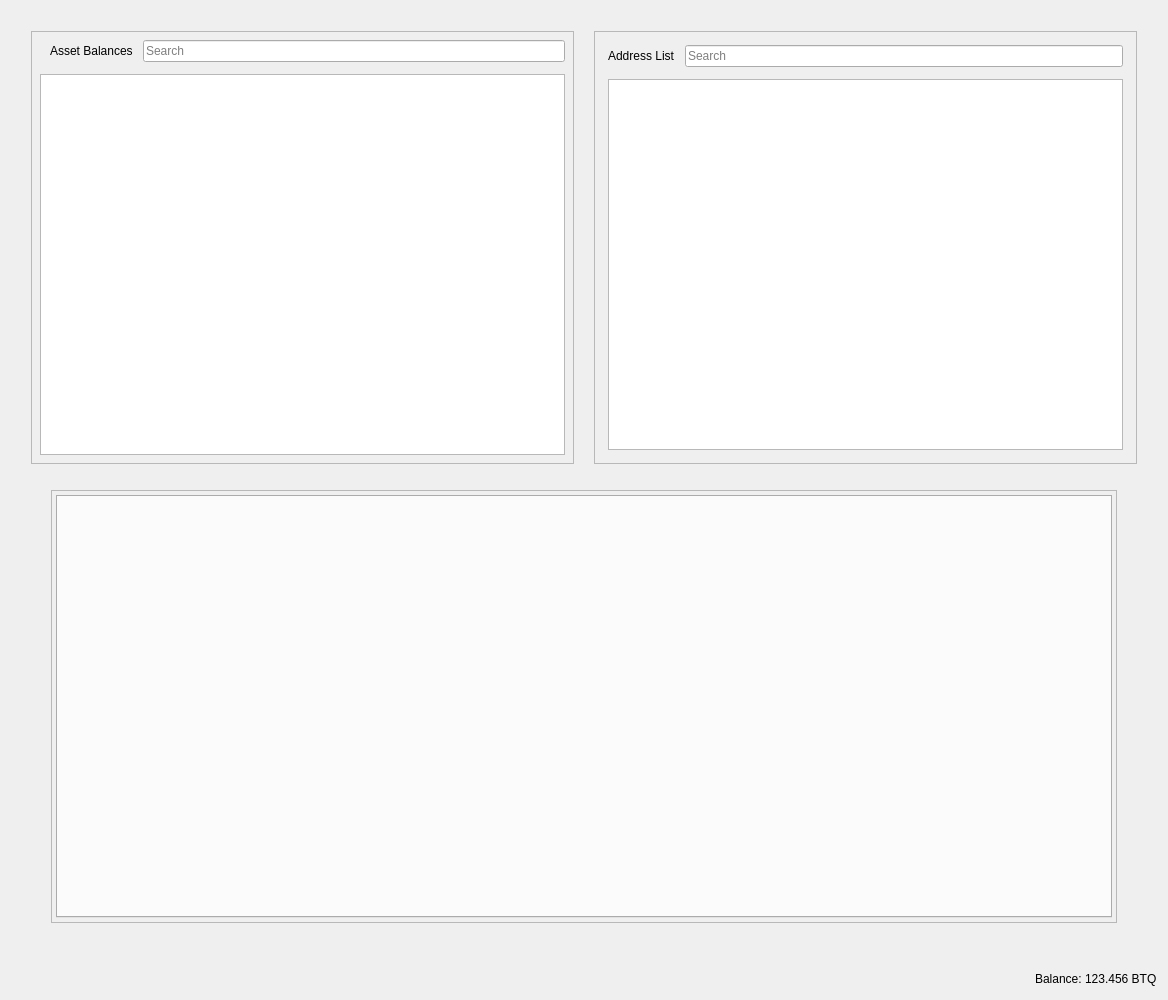
<?xml version="1.0" encoding="UTF-8"?>
<ui version="4.0">
 <class>RestrictedAssetsDialog</class>
 <widget class="QDialog" name="RestrictedAssetsDialog">
  <property name="geometry">
   <rect>
    <x>0</x>
    <y>0</y>
    <width>1168</width>
    <height>1000</height>
   </rect>
  </property>
  <property name="windowTitle">
   <string>Send Coins</string>
  </property>
  <layout class="QVBoxLayout" name="verticalLayout">
   <item>
    <layout class="QHBoxLayout" name="horizontalLayout">
     <property name="spacing">
      <number>20</number>
     </property>
     <property name="leftMargin">
      <number>20</number>
     </property>
     <property name="topMargin">
      <number>20</number>
     </property>
     <property name="rightMargin">
      <number>20</number>
     </property>
     <property name="bottomMargin">
      <number>20</number>
     </property>
     <item>
      <widget class="QFrame" name="frameAssetBalance">
       <property name="frameShape">
        <enum>QFrame::StyledPanel</enum>
       </property>
       <property name="frameShadow">
        <enum>QFrame::Raised</enum>
       </property>
       <layout class="QVBoxLayout" name="verticalLayout_7">
        <property name="spacing">
         <number>12</number>
        </property>
        <property name="leftMargin">
         <number>4</number>
        </property>
        <property name="topMargin">
         <number>4</number>
        </property>
        <property name="rightMargin">
         <number>4</number>
        </property>
        <property name="bottomMargin">
         <number>4</number>
        </property>
        <item>
         <layout class="QVBoxLayout" name="verticalLayout_4">
          <property name="spacing">
           <number>12</number>
          </property>
          <property name="leftMargin">
           <number>4</number>
          </property>
          <property name="topMargin">
           <number>4</number>
          </property>
          <property name="rightMargin">
           <number>4</number>
          </property>
          <property name="bottomMargin">
           <number>4</number>
          </property>
          <item>
           <layout class="QHBoxLayout" name="horizontalLayout_8">
            <property name="spacing">
             <number>10</number>
            </property>
            <property name="leftMargin">
             <number>10</number>
            </property>
            <item>
             <widget class="QLabel" name="labelAssetBalance">
              <property name="text">
               <string>Asset Balances</string>
              </property>
             </widget>
            </item>
            <item>
             <widget class="QLineEdit" name="lineEditAssetSearch">
              <property name="placeholderText">
               <string>Search</string>
              </property>
             </widget>
            </item>
           </layout>
          </item>
          <item>
           <widget class="QTableView" name="listAssets"/>
          </item>
         </layout>
        </item>
       </layout>
      </widget>
     </item>
     <item>
      <widget class="QFrame" name="frameAddressList">
       <property name="frameShape">
        <enum>QFrame::StyledPanel</enum>
       </property>
       <property name="frameShadow">
        <enum>QFrame::Raised</enum>
       </property>
       <layout class="QVBoxLayout" name="verticalLayout_10">
        <property name="spacing">
         <number>12</number>
        </property>
        <item>
         <layout class="QVBoxLayout" name="verticalLayout_9">
          <property name="spacing">
           <number>12</number>
          </property>
          <property name="leftMargin">
           <number>4</number>
          </property>
          <property name="topMargin">
           <number>4</number>
          </property>
          <property name="rightMargin">
           <number>4</number>
          </property>
          <property name="bottomMargin">
           <number>4</number>
          </property>
          <item>
           <layout class="QHBoxLayout" name="horizontalLayout_9">
            <property name="spacing">
             <number>10</number>
            </property>
            <property name="leftMargin">
             <number>0</number>
            </property>
            <property name="topMargin">
             <number>0</number>
            </property>
            <property name="rightMargin">
             <number>0</number>
            </property>
            <property name="bottomMargin">
             <number>0</number>
            </property>
            <item>
             <widget class="QLabel" name="labelAddressList">
              <property name="text">
               <string>Address List</string>
              </property>
             </widget>
            </item>
            <item>
             <widget class="QLineEdit" name="lineEditAddressSearch">
              <property name="placeholderText">
               <string>Search</string>
              </property>
             </widget>
            </item>
           </layout>
          </item>
          <item>
           <widget class="QTableView" name="myAddressList"/>
          </item>
         </layout>
        </item>
       </layout>
      </widget>
     </item>
    </layout>
   </item>
   <item>
    <layout class="QHBoxLayout" name="horizontalLayout_4">
     <property name="spacing">
      <number>34</number>
     </property>
     <property name="leftMargin">
      <number>40</number>
     </property>
     <property name="topMargin">
      <number>0</number>
     </property>
     <property name="rightMargin">
      <number>40</number>
     </property>
     <property name="bottomMargin">
      <number>40</number>
     </property>
     <item>
      <widget class="QFrame" name="tabFrame">
       <property name="frameShape">
        <enum>QFrame::StyledPanel</enum>
       </property>
       <property name="frameShadow">
        <enum>QFrame::Raised</enum>
       </property>
       <layout class="QVBoxLayout" name="verticalLayout_8">
        <property name="spacing">
         <number>12</number>
        </property>
        <property name="leftMargin">
         <number>4</number>
        </property>
        <property name="topMargin">
         <number>4</number>
        </property>
        <property name="rightMargin">
         <number>4</number>
        </property>
        <property name="bottomMargin">
         <number>4</number>
        </property>
        <item>
         <widget class="QTabWidget" name="tabWidget">
          <property name="tabPosition">
           <enum>QTabWidget::North</enum>
          </property>
          <property name="tabShape">
           <enum>QTabWidget::Rounded</enum>
          </property>
          <property name="currentIndex">
           <number>-1</number>
          </property>
          <property name="elideMode">
           <enum>Qt::ElideNone</enum>
          </property>
         </widget>
        </item>
       </layout>
      </widget>
     </item>
    </layout>
   </item>
   <item>
    <layout class="QHBoxLayout" name="horizontalLayout_2">
     <property name="spacing">
      <number>3</number>
     </property>
     <item>
      <spacer name="horizontalSpacer">
       <property name="orientation">
        <enum>Qt::Horizontal</enum>
       </property>
       <property name="sizeHint" stdset="0">
        <size>
         <width>40</width>
         <height>20</height>
        </size>
       </property>
      </spacer>
     </item>
     <item alignment="Qt::AlignRight">
      <widget class="QLabel" name="label">
       <property name="sizePolicy">
        <sizepolicy hsizetype="Preferred" vsizetype="Fixed">
         <horstretch>0</horstretch>
         <verstretch>0</verstretch>
        </sizepolicy>
       </property>
       <property name="text">
        <string>Balance:</string>
       </property>
      </widget>
     </item>
     <item alignment="Qt::AlignRight">
      <widget class="QLabel" name="labelBalance">
       <property name="sizePolicy">
        <sizepolicy hsizetype="Preferred" vsizetype="Fixed">
         <horstretch>0</horstretch>
         <verstretch>0</verstretch>
        </sizepolicy>
       </property>
       <property name="cursor">
        <cursorShape>IBeamCursor</cursorShape>
       </property>
       <property name="text">
        <string notr="true">123.456 BTQ</string>
       </property>
       <property name="textInteractionFlags">
        <set>Qt::LinksAccessibleByMouse|Qt::TextSelectableByKeyboard|Qt::TextSelectableByMouse</set>
       </property>
      </widget>
     </item>
    </layout>
   </item>
  </layout>
 </widget>
 <resources>
  <include location="../bitqube.qrc"/>
 </resources>
 <connections/>
</ui>
